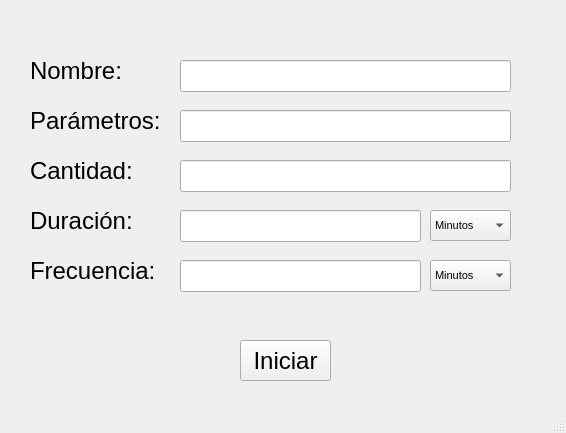
<?xml version="1.0" encoding="UTF-8"?>
<ui version="4.0">
 <class>MainWindow</class>
 <widget class="QMainWindow" name="MainWindow">
  <property name="geometry">
   <rect>
    <x>0</x>
    <y>0</y>
    <width>566</width>
    <height>433</height>
   </rect>
  </property>
  <property name="windowTitle">
   <string>Crear Experimento</string>
  </property>
  <widget class="QWidget" name="centralwidget">
   <widget class="QLabel" name="label">
    <property name="geometry">
     <rect>
      <x>30</x>
      <y>80</y>
      <width>141</width>
      <height>81</height>
     </rect>
    </property>
    <property name="font">
     <font>
      <pointsize>18</pointsize>
     </font>
    </property>
    <property name="text">
     <string>Parámetros:</string>
    </property>
   </widget>
   <widget class="QLabel" name="label_4">
    <property name="geometry">
     <rect>
      <x>30</x>
      <y>30</y>
      <width>111</width>
      <height>81</height>
     </rect>
    </property>
    <property name="font">
     <font>
      <pointsize>18</pointsize>
     </font>
    </property>
    <property name="text">
     <string>Nombre:</string>
    </property>
   </widget>
   <widget class="QLabel" name="label_5">
    <property name="geometry">
     <rect>
      <x>30</x>
      <y>130</y>
      <width>121</width>
      <height>81</height>
     </rect>
    </property>
    <property name="font">
     <font>
      <pointsize>18</pointsize>
     </font>
    </property>
    <property name="text">
     <string>Cantidad:</string>
    </property>
   </widget>
   <widget class="QPushButton" name="pushButtonCrear">
    <property name="geometry">
     <rect>
      <x>240</x>
      <y>340</y>
      <width>91</width>
      <height>41</height>
     </rect>
    </property>
    <property name="font">
     <font>
      <pointsize>18</pointsize>
     </font>
    </property>
    <property name="text">
     <string>Iniciar</string>
    </property>
   </widget>
   <widget class="QLabel" name="label_6">
    <property name="geometry">
     <rect>
      <x>30</x>
      <y>180</y>
      <width>121</width>
      <height>81</height>
     </rect>
    </property>
    <property name="font">
     <font>
      <pointsize>18</pointsize>
     </font>
    </property>
    <property name="text">
     <string>Duración:</string>
    </property>
   </widget>
   <widget class="QComboBox" name="comboBoxTipoDuracion">
    <property name="geometry">
     <rect>
      <x>430</x>
      <y>210</y>
      <width>81</width>
      <height>31</height>
     </rect>
    </property>
    <property name="font">
     <font>
      <pointsize>8</pointsize>
     </font>
    </property>
    <item>
     <property name="text">
      <string>Minutos</string>
     </property>
    </item>
    <item>
     <property name="text">
      <string>Horas</string>
     </property>
    </item>
    <item>
     <property name="text">
      <string>Dias</string>
     </property>
    </item>
    <item>
     <property name="text">
      <string>Semanas</string>
     </property>
    </item>
   </widget>
   <widget class="QLabel" name="label_7">
    <property name="geometry">
     <rect>
      <x>30</x>
      <y>230</y>
      <width>131</width>
      <height>81</height>
     </rect>
    </property>
    <property name="font">
     <font>
      <pointsize>18</pointsize>
     </font>
    </property>
    <property name="text">
     <string>Frecuencia:</string>
    </property>
   </widget>
   <widget class="QComboBox" name="comboBoxTipoFrecuencia">
    <property name="geometry">
     <rect>
      <x>430</x>
      <y>260</y>
      <width>81</width>
      <height>31</height>
     </rect>
    </property>
    <property name="font">
     <font>
      <pointsize>8</pointsize>
     </font>
    </property>
    <item>
     <property name="text">
      <string>Minutos</string>
     </property>
    </item>
    <item>
     <property name="text">
      <string>Horas</string>
     </property>
    </item>
    <item>
     <property name="text">
      <string>Dias</string>
     </property>
    </item>
    <item>
     <property name="text">
      <string>Semanas</string>
     </property>
    </item>
   </widget>
   <widget class="QLineEdit" name="lineEditNombre">
    <property name="geometry">
     <rect>
      <x>180</x>
      <y>60</y>
      <width>331</width>
      <height>32</height>
     </rect>
    </property>
   </widget>
   <widget class="QLineEdit" name="lineEditCantidad">
    <property name="geometry">
     <rect>
      <x>180</x>
      <y>160</y>
      <width>331</width>
      <height>32</height>
     </rect>
    </property>
   </widget>
   <widget class="QLineEdit" name="lineEditDuracion">
    <property name="geometry">
     <rect>
      <x>180</x>
      <y>210</y>
      <width>241</width>
      <height>32</height>
     </rect>
    </property>
   </widget>
   <widget class="QLineEdit" name="lineEditFrecuencia">
    <property name="geometry">
     <rect>
      <x>180</x>
      <y>260</y>
      <width>241</width>
      <height>32</height>
     </rect>
    </property>
   </widget>
   <widget class="QLineEdit" name="lineEditParams">
    <property name="geometry">
     <rect>
      <x>180</x>
      <y>110</y>
      <width>331</width>
      <height>32</height>
     </rect>
    </property>
   </widget>
  </widget>
  <widget class="QStatusBar" name="statusbar"/>
 </widget>
 <resources/>
 <connections/>
</ui>
